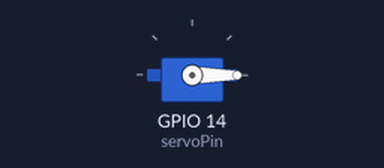
Bench run of a sketch on a simulated ESP32. Parts: servo.

Above: at 0.05 s.
At 1.5 s:
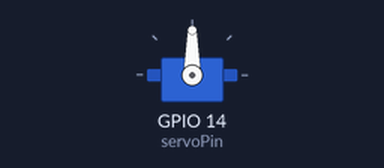
At 3.0 s:
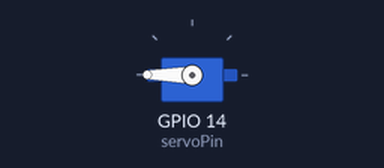
Timing chart, 0 to 6.9 s (numbered marks = the images above):
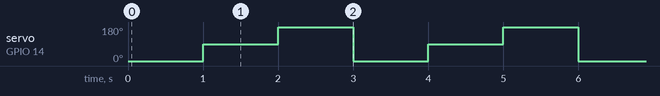

The sketch:

robot_recovery.ino
```cpp
#include <ESP32Servo.h>

Servo mg995;
const int servoPin = 14; // Safe PWM-capable GPIO pin

void setup() {
  mg995.setPeriodHertz(50);          // Standard 50Hz servo signal
  mg995.attach(servoPin, 1000, 2000); // Typical MG995 pulse range (us)
  mg995.write(90);                    // Move to 90 degrees
}

void loop() {
  mg995.write(0);
  delay(1000);

  mg995.write(90);
  delay(1000);

  mg995.write(180);
  delay(1000);
}
```

Measured:
- by itself, servo on GPIO 14 (servoPin): repeats every 3.0 s: 180° 1.0 s, 0° 1.0 s, 90° 1.0 s
